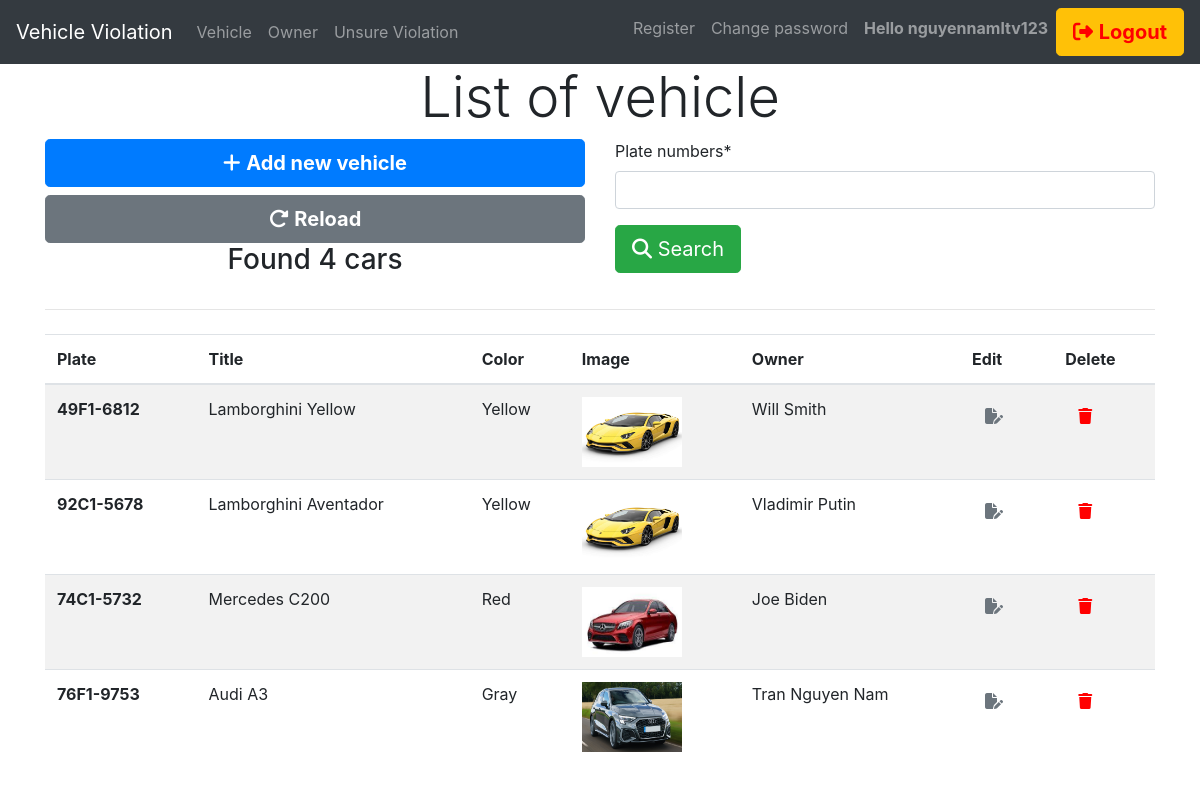
Page /vehicle/ (signed in) on the earlier database version.
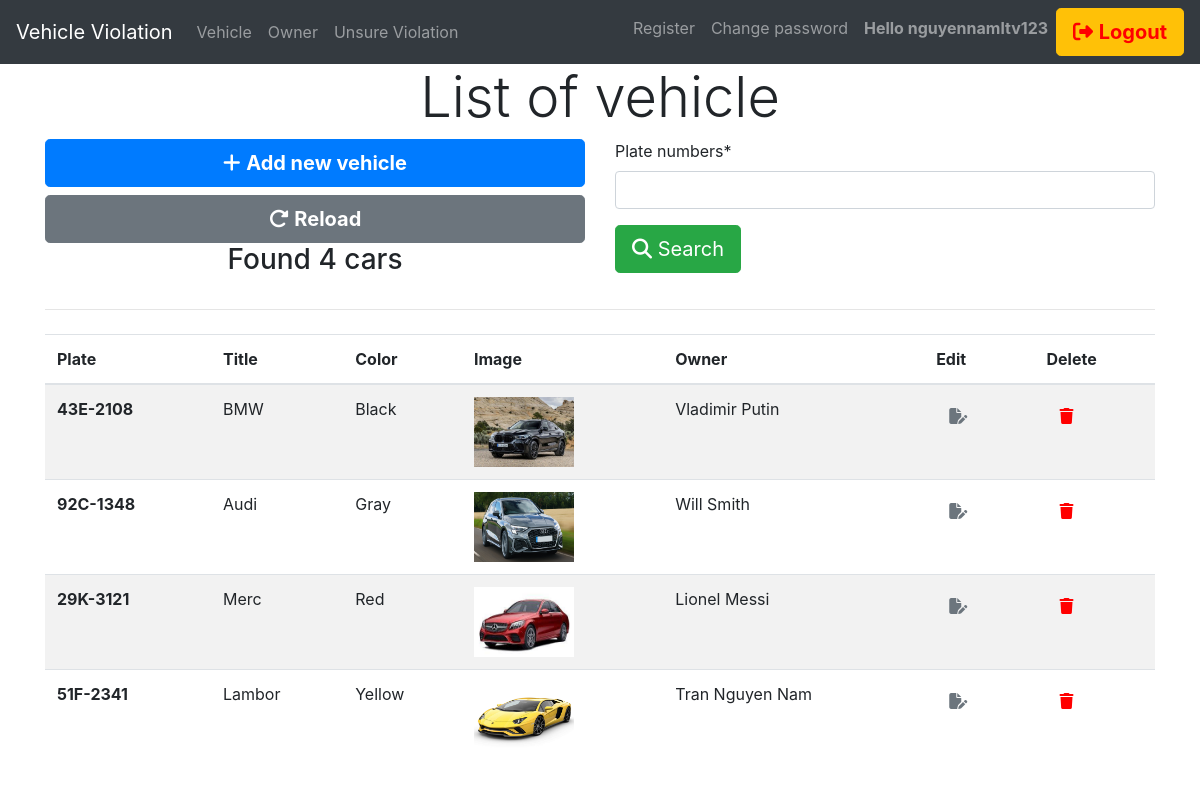
Same page on the later database version.
### vehicle/models.py (models this page shows, shortened)
class Vehicle(models.Model):
    plate = models.CharField(max_length=50)
    title = models.CharField(max_length=100)
    color = models.CharField(max_length=20)
    owner = models.ForeignKey(Owner, on_delete=models.CASCADE)
    image = models.ImageField(null=True, blank=True, upload_to='images/')

### owner/models.py (models this page shows)
class Owner(models.Model):
    firstname = models.CharField(max_length=100)
    lastname = models.CharField(max_length=100)
    phone = models.CharField(max_length=20)
    email = models.CharField(max_length=100)
    id_card = models.CharField(max_length=20)
    image = models.ImageField(null=True, blank=True, upload_to='images/')
    def __str__(self):
        return self.firstname + " " + self.lastname

### vehicle/views.py (the view)
# urls.py: path('',views.list_vehicle, name='veh'),
def list_vehicle(request):
    if request.user.is_authenticated:
        if request.method == "POST":
            search = request.POST['search']
            vehicle = Vehicle.objects.all().filter(plate__icontains=str(search))
            dt = {
                "Vehicles": vehicle,
                "form": SearchingForm()
            }
            return render(request, 'vehicle/vehicle.html', dt)
        else:
            dt = {"Vehicles": Vehicle.objects.all().order_by("-id"), "form": SearchingForm()}
            return render(request, 'vehicle/vehicle.html', dt)
    else:
        return redirect('login')

### vehicle/forms.py
class SearchingForm(forms.Form):
    search = forms.CharField(max_length=100, label='Plate numbers')

### vehicle/templates/vehicle/vehicle.html (shortened to what this page needs)
{% extends 'pages/base.html' %}
{% block content %}
{% load crispy_forms_tags %}
<h1 class="display-4" style="text-align: center;">List of vehicle</h1>
<div class="row">
    <div class="col-md-6">
        <a href="{% url 'addvehicle' %}" class="btn btn-primary btn-block btn-lg">
            <i class="fa-solid fa-plus"></i> <b>Add new vehicle</b>
        </a>
        <a href="{% url 'veh' %}" class="btn btn-secondary btn-block btn-lg">
            <i class="fa-solid fa-rotate-right"></i> <b>Reload</b>
        </a>
        <h3 style="display: flex; justify-content: center; align-items: center;">Found {{ Vehicles|length }} cars</h3>
    </div>
    <div class="col-md-6">
        <form action="" method="POST" autocomplete="off">
            {{form.search|as_crispy_field}}
                    <button type="submit" class="btn btn-success btn-lg"><i class="fa-solid fa-magnifying-glass"></i>  Search</button>
            </form>
    </div>
</div>
<hr class="my-4">
<table class="table table-striped">
    <thead class="border-bottom font-weight-bold">
        <tr>
            <th>Plate</th>
            <th>Title</th>
            <th>Color</th>
            <th>Image</th>
            <th>Owner</th>
            <th>Edit</th>
            <th>Delete</th>
        </tr>
    </thead>
    <tbody>
        {% for v in Vehicles %}
        <tr>
            <td><b>{{ v.plate }}</b></td>
            <td>{{ v.title }}</td>
            <td>{{ v.color }}</td>
            {% if v.image %}
            <td><img src="{{ v.image.url }}" width="100" height="70"></td>
            {% else %}
            <td>none</td>
            {% endif %}
            <td>{{ v.owner }}</td>
            <td>
                <a href='{% url 'editvehicle' v.id %}' class="btn text-secondary ">
                    <i class="fa-solid fa-file-pen" ></i>
                </a>
            </td>
            <td>
                <form action="{% url 'deletevehicle' v.id %}" method="POST" class="d-inline">
                    <button type="submit" class="btn" onclick="return confirm('Are you sure you would like to delete this vehicle?');">
                        <i class="fa-solid fa-trash" style="color: red"></i>
                    </button>
                </form>
            </td>
        </tr>
        {% endfor %}
    </tbody>
</table>
{% endblock content %}

Differences in the rows shown:
removed Vehicle: plate "49F1-6812", title "Lamborghini Yellow", color "Yellow", image (picture), owner "Will Smith"
removed Vehicle: plate "92C1-5678", title "Lamborghini Aventador", color "Yellow", image (picture), owner "Vladimir Putin"
removed Vehicle: plate "74C1-5732", title "Mercedes C200", color "Red", image (picture), owner "Joe Biden"
removed Vehicle: plate "76F1-9753", title "Audi A3", color "Gray", image (picture), owner "Tran Nguyen Nam"
added Vehicle: plate "43E-2108", title "BMW", color "Black", image (picture), owner "Vladimir Putin"
added Vehicle: plate "92C-1348", title "Audi", color "Gray", image (picture), owner "Will Smith"
added Vehicle: plate "29K-3121", title "Merc", color "Red", image (picture), owner "Lionel Messi"
added Vehicle: plate "51F-2341", title "Lambor", color "Yellow", image (picture), owner "Tran Nguyen Nam"
